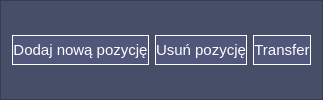
               <widget class="QFrame" name="frame_shares_buttons">
                <property name="styleSheet">
                 <string notr="true">QFrame {
	background-color: #474E68;
}

QPushButton {
	color: white;
	background-color: #50577A;
	border:  1px solid white;
}

QPushButton:hover {
	
	background-color: #6B728E;
}</string>
                </property>
                <property name="frameShape">
                 <enum>QFrame::StyledPanel</enum>
                </property>
                <property name="frameShadow">
                 <enum>QFrame::Raised</enum>
                </property>
                <layout class="QHBoxLayout" name="horizontalLayout_8">
                 <item>
                  <widget class="QPushButton" name="pushButton_shares_add">
                   <property name="minimumSize">
                    <size>
                     <width>0</width>
                     <height>30</height>
                    </size>
                   </property>
                   <property name="maximumSize">
                    <size>
                     <width>200</width>
                     <height>16777215</height>
                    </size>
                   </property>
                   <property name="font">
                    <font>
                     <pointsize>11</pointsize>
                    </font>
                   </property>
                   <property name="text">
                    <string>Dodaj nową pozycję</string>
                   </property>
                  </widget>
                 </item>
                 <item>
                  <widget class="QPushButton" name="pushButton_shares_delete">
                   <property name="minimumSize">
                    <size>
                     <width>0</width>
                     <height>30</height>
                    </size>
                   </property>
                   <property name="maximumSize">
                    <size>
                     <width>200</width>
                     <height>16777215</height>
                    </size>
                   </property>
                   <property name="font">
                    <font>
                     <pointsize>11</pointsize>
                    </font>
                   </property>
                   <property name="text">
                    <string>Usuń pozycję</string>
                   </property>
                  </widget>
                 </item>
                 <item>
                  <widget class="QPushButton" name="pushButton_shares_transfer">
                   <property name="minimumSize">
                    <size>
                     <width>0</width>
                     <height>30</height>
                    </size>
                   </property>
                   <property name="maximumSize">
                    <size>
                     <width>200</width>
                     <height>16777215</height>
                    </size>
                   </property>
                   <property name="font">
                    <font>
                     <pointsize>11</pointsize>
                    </font>
                   </property>
                   <property name="text">
                    <string>Transfer</string>
                   </property>
                  </widget>
                 </item>
                </layout>
               </widget>
